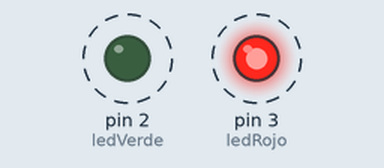
The sketch below on a simulated Arduino Uno, built with avr-gcc and run on an emulated ATmega328P. On the bench: output pins drawn as LEDs (lit = HIGH). Dashed ring = blinking.

Above: at 0.5 s.
Timing chart, 0 to 4.6 s (numbered marks = the images above):
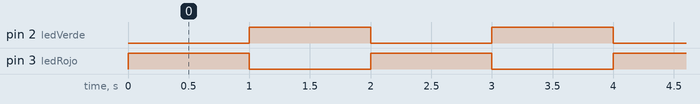

Measured:
- by itself, pin 2 (ledVerde), pin 3 (ledRojo): alternates HIGH for 1.0 s and LOW for 1.0 s

The sketch:

Main4.ino
```cpp
const byte ledVerde = 2;
const byte ledRojo = 3;

void setup()
{
	pinMode(ledVerde, OUTPUT);
    pinMode(ledRojo, OUTPUT);
}

void loop()
{
	digitalWrite(ledRojo, 1);
    digitalWrite(ledVerde, 0);
    delay(1000);
    digitalWrite(ledRojo, 0);
    digitalWrite(ledVerde, 1);
    delay(1000);
}
```
